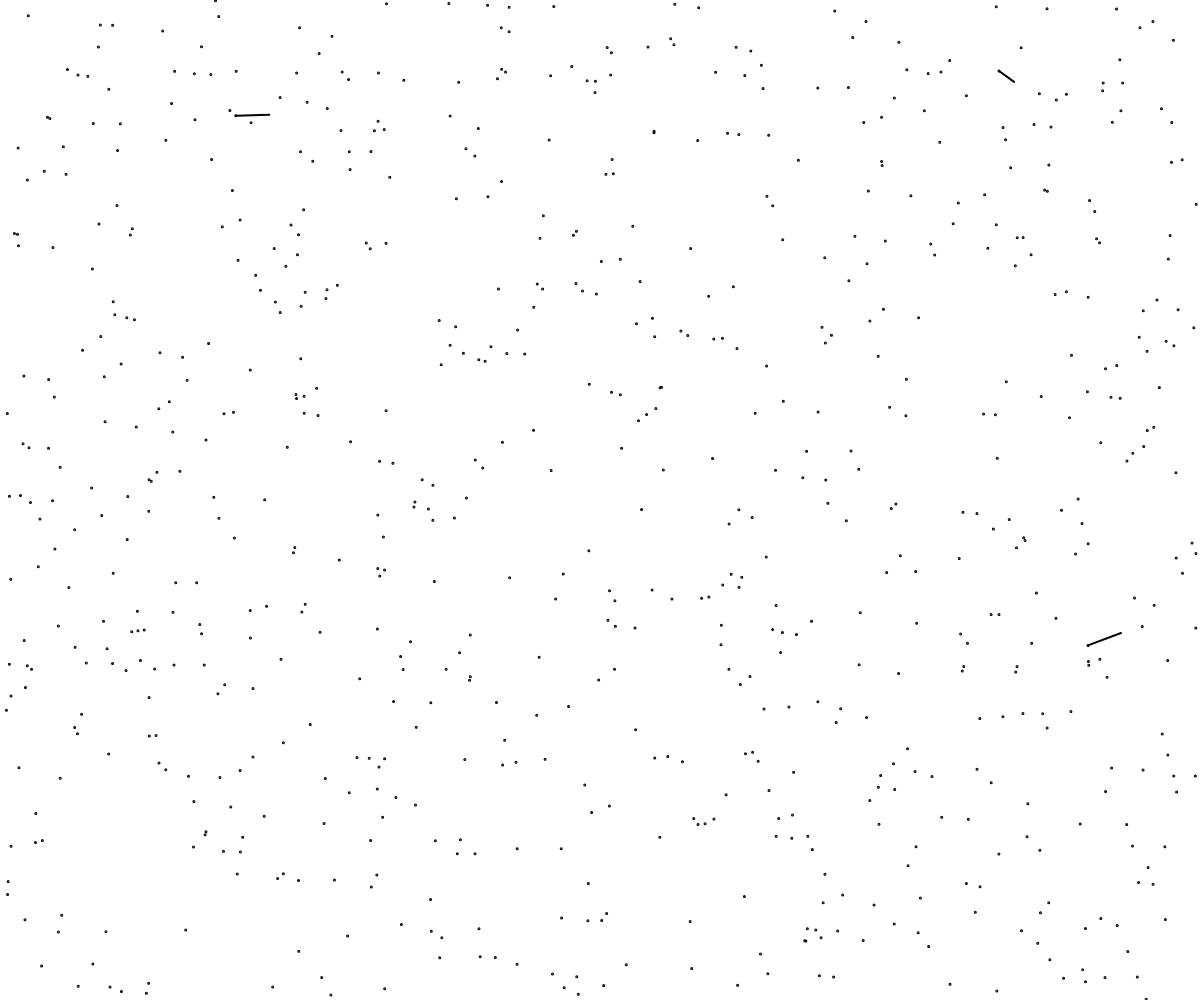
Frame 1 (no input)
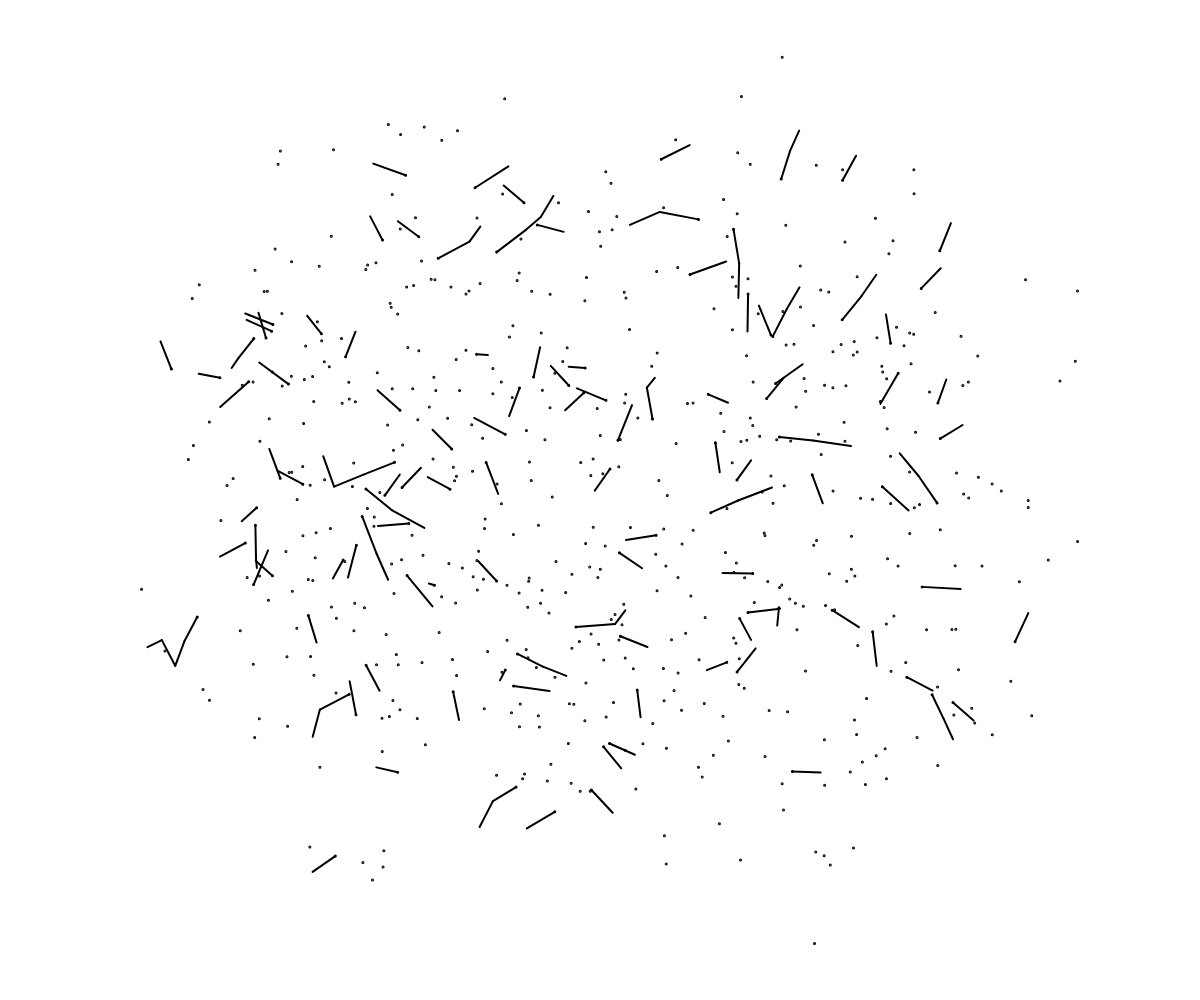
Frame 60 (no input)
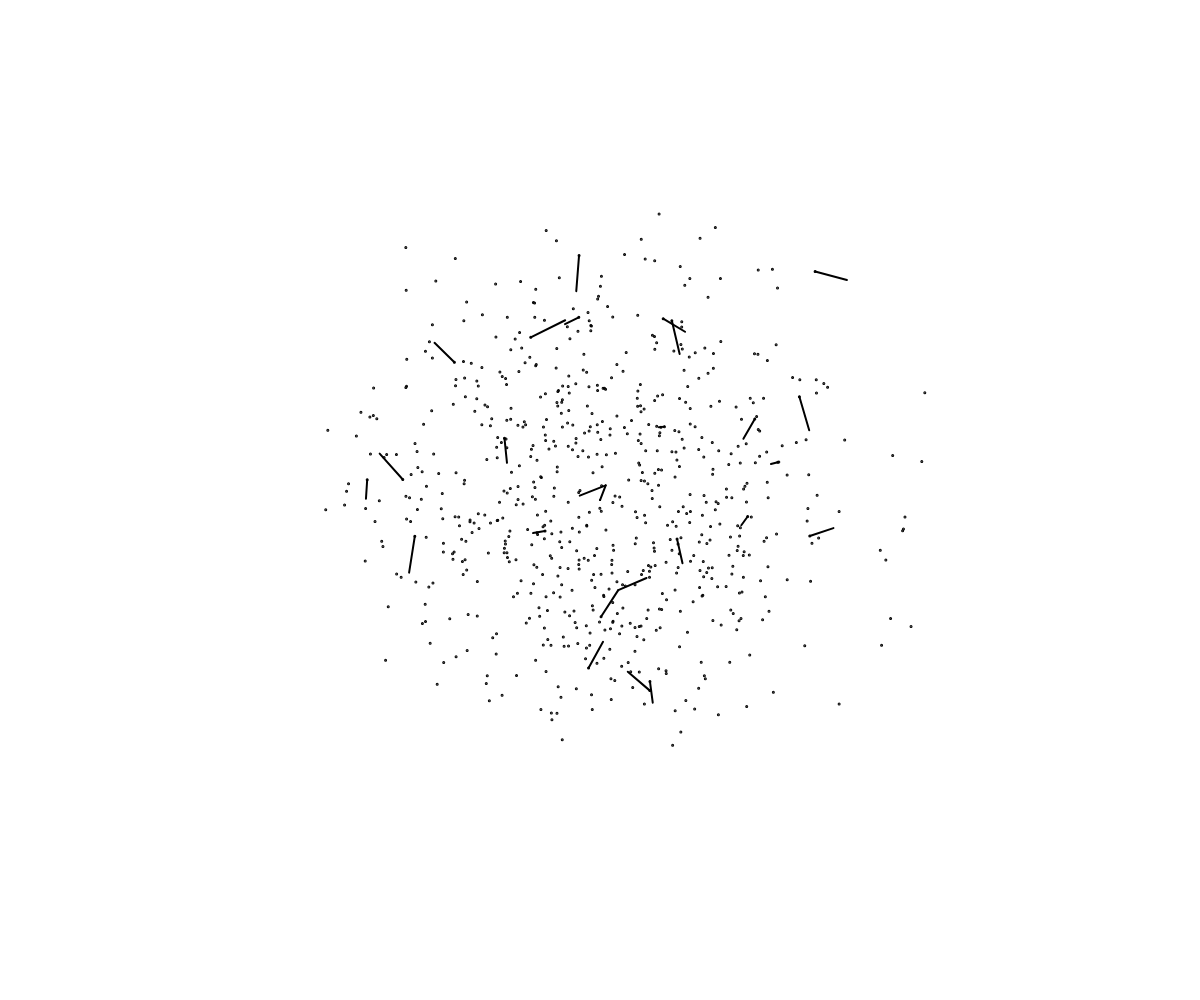
Frame 120 (the mouse pressed at the canvas centre since frame 60)

The p5.js sketch that drew these frames (run headless with seeded random() and noise() and a simulated clock; from frame 60 on, the mouse is pressed at the canvas centre):

// p5.js sketch
// ── sketch.js
let s;
let r = 0;
let g = 0;
let b = 0;

function setup() {
    createCanvas(windowWidth, windowHeight);

    s = new PointString(windowWidth/2, windowHeight/2, 750, 0, 0.85, 40);

}

function draw() {
    background(255);
    
    fill(0);

    stroke(r, g, b);
    strokeWeight(2);

    s.move();
    s.move(); // faster!
    s.show();

}

// ── point.js
class Point {
    /*
        Takes x, y coordinates, a fixed status, and a previous point.
        Can be strung together to be a sort of 'chain'...

        moves with .move(), and is shown with .show()

        NOTE: requires a damper, 0.95 works well
    */
    constructor(x, y, fixed=false, prev_point, damper=0.9, point_distance=1) {
        this.x = x;
        this.y = y;
        this.x_vel = 0;
        this.y_vel = 0;
        this.x_accel = 0;
        this.y_accel = 0;
        this.fixed = fixed;
        this.prev_point = prev_point;
        this.damper = damper;
        this.point_distance = point_distance;
    }

    move(x_accel = this.x_accel, y_accel = this.y_accel) {
        if(!this.fixed){

            if(mouseIsPressed){
                let dx = mouseX - this.x;
                let dy = mouseY - this.y;
                let s = Math.abs(dx)+Math.abs(dy);
    
                dx /= s + 0.000001; // avoid dividing by 0 ig
                dy /= s + 0.000001; // avoid dividing by 0 ig
                this.x_accel = dx;
                this.y_accel = dy;
            } else {
                this.x_accel = 0;
                this.y_accel = 0;
            }

            if(this.prev_point != undefined){
                // get distance between this point and the previous
                let distance = Math.sqrt((this.prev_point.x - this.x)**2 + (this.prev_point.y - this.y)**2);
                if(distance <= this.point_distance){
                    this.x_vel += x_accel;
                    this.y_vel += y_accel;
                } else {
                    let dx = this.prev_point.x - this.x;
                    let dy = this.prev_point.y - this.y;
                    let s = Math.abs(dx)+Math.abs(dy) + 0.000001;
                    dx /= s;
                    dy /= s;
                    this.x_vel += (x_accel + dx*3) / 5;
                    this.y_vel += (y_accel + dy*3) / 5;
                }
                
            }

            // damper the velocities
            if(mouseIsPressed) {
                this.x_vel *= this.damper+0.1;
                this.y_vel *= this.damper+0.1;
            } else {
                this.x_vel *= this.damper;
                this.y_vel *= this.damper;
            }

            

            this.x += this.x_vel;
            this.y += this.y_vel;
            
            // edge cases
            /*
            if(this.x > windowWidth) {
                this.x = 1;
            } if (this.x < 0) {
                this.x = windowWidth;
            } if (this.y > windowHeight) {
                this.y = 0;
            } if (this.y < 0) {
                this.y = windowHeight;
            }*/
        }
    }

    show() {
        circle(this.x, this.y, 10);
    }
}
// ── string.js
class PointString {
    /*
        A string of points.
        Fixed starting position.
    */
    constructor(x, y, num_points=10, point_distance=20, damper=0.95, line_distance=50) {
        this.num_points = num_points;
        this.line_distance = line_distance;

        this.points = [];
        this.points.push(new Point(x, y, true));
        for(let i = 0; i < num_points-1; i++) {
            this.points.push(new Point(Math.random() * windowWidth, Math.random() * windowHeight, false, this.points[i], damper, point_distance));
        }
    }

    move() {
        for(let i = 0; i < this.num_points; i++) {
            this.points[i].move();
        }
    }

    show() {
        let prev = this.points[0];
        for(let i = 1; i < this.num_points; i++) {
            let current = this.points[i];
            let distance = Math.sqrt((current.x - prev.x)**2 + (current.y - prev.y)**2);

            if(distance <= this.line_distance) {
                line(current.x, current.y, prev.x, prev.y);
            } else {
                
                circle(current.x, current.y, 1)
            }
            prev = this.points[i];
        }
    }
}
